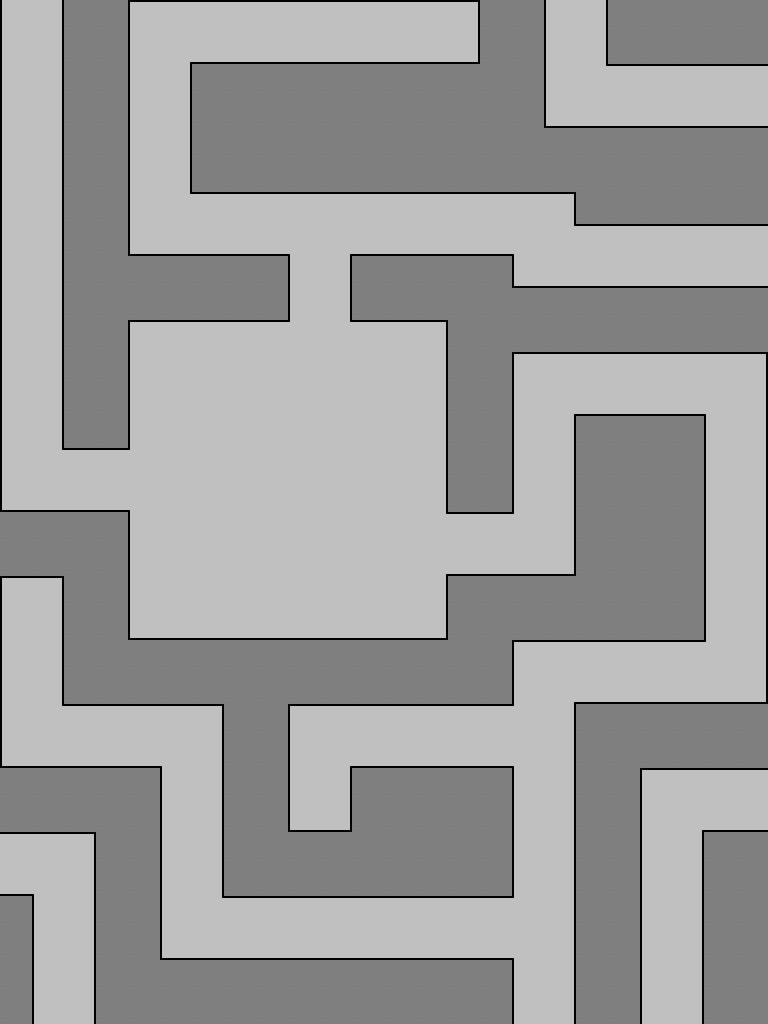

This is a level from a 2D game, rendered from its Tiled map with the project's own tilesets. A one-line summary and the complete map file follow:
An orthogonal 24x32 tile map with 32x32 px tiles, 1 tile layer (labyrynth texture).

<map version="1.0" tiledversion="1.1.5" orientation="orthogonal" renderorder="right-down" width="24" height="32" tilewidth="32" tileheight="32" infinite="0" nextobjectid="24">
 <tileset firstgid="1" source="tileset.tsx" />
 <layer name="labyrynth texture" width="24" height="32">
  <data encoding="csv">
3221225474,2,5,5,3221225475,1610612738,1610612738,1610612738,1610612738,1610612738,1610612738,1610612738,1610612738,1610612738,1610612739,5,5,3221225474,2,5,5,5,5,5,
3221225474,2,5,5,3221225474,4,2684354562,2684354562,2684354562,2684354562,2684354562,2684354562,2684354562,2684354562,3,5,5,3221225474,2,5,5,5,5,5,
3221225474,2,5,5,3221225474,2,5,5,5,5,5,5,5,5,5,5,5,3221225474,1610612740,1610612738,1610612738,1610612738,1610612738,1610612738,
3221225474,2,5,5,3221225474,2,5,5,5,5,5,5,5,5,5,5,5,2684354563,2684354562,2684354562,2684354562,2684354562,2684354562,2684354562,
3221225474,2,5,5,3221225474,2,5,5,5,5,5,5,5,5,5,5,5,5,5,5,5,5,5,5,
3221225474,2,5,5,3221225474,2,5,5,5,5,5,5,5,5,5,5,5,5,5,5,5,5,5,5,
3221225474,2,5,5,3221225474,1610612740,1610612738,1610612738,1610612738,1610612738,1610612738,1610612738,1610612738,1610612738,1610612738,1610612738,1610612738,1610612739,5,5,5,5,5,5,
3221225474,2,5,5,2684354563,2684354562,2684354562,2684354562,2684354562,2684354564,4,2684354562,2684354562,2684354562,2684354562,2684354562,2684354564,1610612740,1610612738,1610612738,1610612738,1610612738,1610612738,1610612738,
3221225474,2,5,5,5,5,5,5,5,3221225474,2,5,5,5,5,5,2684354563,2684354562,2684354562,2684354562,2684354562,2684354562,2684354562,2684354562,
3221225474,2,5,5,5,5,5,5,5,3221225474,2,5,5,5,5,5,5,5,5,5,5,5,5,5,
3221225474,2,5,5,3221225475,1610612738,1610612738,1610612738,1610612738,3221225476,1610612740,1610612738,1610612738,1610612739,5,5,5,5,5,5,5,5,5,5,
3221225474,2,5,5,3221225474,1,1,1,1,1,1,1,1,2,5,5,3221225475,1610612738,1610612738,1610612738,1610612738,1610612738,1610612738,1610612739,
3221225474,2,5,5,3221225474,1,1,1,1,1,1,1,1,2,5,5,3221225474,4,2684354562,2684354562,2684354562,2684354562,2684354564,2,
3221225474,2,5,5,3221225474,1,1,1,1,1,1,1,1,2,5,5,3221225474,2,5,5,5,5,3221225474,2,
3221225474,1610612740,1610612738,1610612738,3221225476,1,1,1,1,1,1,1,1,2,5,5,3221225474,2,5,5,5,5,3221225474,2,
2684354563,2684354562,2684354562,2684354562,2684354564,1,1,1,1,1,1,1,1,2,5,5,3221225474,2,5,5,5,5,3221225474,2,
5,5,5,5,3221225474,1,1,1,1,1,1,1,1,1610612740,1610612738,1610612738,3221225476,2,5,5,5,5,3221225474,2,
5,5,5,5,3221225474,1,1,1,1,1,1,1,1,4,2684354562,2684354562,2684354562,3,5,5,5,5,3221225474,2,
3221225475,1610612739,5,5,3221225474,1,1,1,1,1,1,1,1,2,5,5,5,5,5,5,5,5,3221225474,2,
3221225474,2,5,5,2684354563,2684354562,2684354562,2684354562,2684354562,2684354562,2684354562,2684354562,2684354562,3,5,5,5,5,5,5,5,5,3221225474,2,
3221225474,2,5,5,5,5,5,5,5,5,5,5,5,5,5,5,3221225475,1610612738,1610612738,1610612738,1610612738,1610612738,3221225476,2,
3221225474,2,5,5,5,5,5,5,5,5,5,5,5,5,5,5,3221225474,4,2684354562,2684354562,2684354562,2684354562,2684354562,3,
3221225474,1610612740,1610612738,1610612738,1610612738,1610612738,1610612739,5,5,3221225475,1610612738,1610612738,1610612738,1610612738,1610612738,1610612738,3221225476,2,5,5,5,5,5,5,
2684354563,2684354562,2684354562,2684354562,2684354562,2684354564,2,5,5,3221225474,4,2684354562,2684354562,2684354562,2684354562,2684354562,2684354564,2,5,5,5,5,5,5,
5,5,5,5,5,3221225474,2,5,5,3221225474,2,5,5,5,5,5,3221225474,2,5,5,3221225475,1610612738,1610612738,1610612738,
5,5,5,5,5,3221225474,2,5,5,2684354563,3,5,5,5,5,5,3221225474,2,5,5,3221225474,4,2684354562,2684354562,
1610612738,1610612738,1610612739,5,5,3221225474,2,5,5,5,5,5,5,5,5,5,3221225474,2,5,5,3221225474,2,5,5,
2684354562,2684354564,2,5,5,3221225474,2,5,5,5,5,5,5,5,5,5,3221225474,2,5,5,3221225474,2,5,5,
5,3221225474,2,5,5,3221225474,1610612740,1610612738,1610612738,1610612738,1610612738,1610612738,1610612738,1610612738,1610612738,1610612738,3221225476,2,5,5,3221225474,2,5,5,
5,3221225474,2,5,5,2684354563,2684354562,2684354562,2684354562,2684354562,2684354562,2684354562,2684354562,2684354562,2684354562,2684354562,2684354564,2,5,5,3221225474,2,5,5,
5,3221225474,2,5,5,5,5,5,5,5,5,5,5,5,5,5,3221225474,2,5,5,3221225474,2,5,5,
5,3221225474,2,5,5,5,5,5,5,5,5,5,5,5,5,5,3221225474,2,5,5,3221225474,2,5,5
</data>
 </layer>
</map>